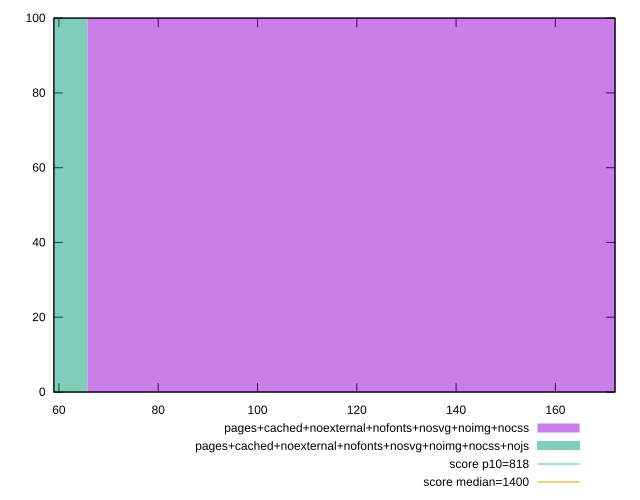

This chart was generated by the following gnuplot code:
reset
set terminal svg size 640, 500
set output "reprap/dom-size/comparison/histogram/12_vs_13.svg"

$pagesCachedNoexternalNofontsNosvgNoimgNocss <<EOF
131.42980345634567 100
EOF

$pagesCachedNoexternalNofontsNosvgNoimgNocssNojs <<EOF
0 100
EOF

set key outside below
set boxwidth 131.42980345634567
set yrange [0:100]
set style fill transparent solid 0.5 noborder

plot \
  $pagesCachedNoexternalNofontsNosvgNoimgNocss title "pages+cached+noexternal+nofonts+nosvg+noimg+nocss" with boxes, \
  $pagesCachedNoexternalNofontsNosvgNoimgNocssNojs title "pages+cached+noexternal+nofonts+nosvg+noimg+nocss+nojs" with boxes, \


reset
